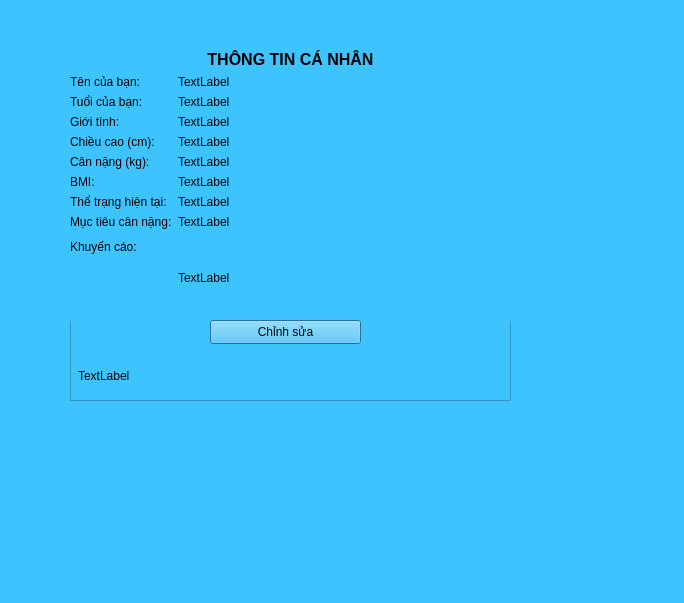
<?xml version="1.0" encoding="UTF-8"?>
<ui version="4.0">
 <class>PersonalInfo</class>
 <widget class="QDialog" name="PersonalInfo">
  <property name="geometry">
   <rect>
    <x>0</x>
    <y>0</y>
    <width>684</width>
    <height>603</height>
   </rect>
  </property>
  <property name="windowTitle">
   <string>Dialog</string>
  </property>
  <property name="styleSheet">
   <string notr="true">background-color: rgb(61, 196, 254);
color: rgb(0, 0, 0);</string>
  </property>
  <widget class="QFrame" name="frame">
   <property name="geometry">
    <rect>
     <x>70</x>
     <y>50</y>
     <width>441</width>
     <height>351</height>
    </rect>
   </property>
   <property name="frameShape">
    <enum>QFrame::StyledPanel</enum>
   </property>
   <property name="frameShadow">
    <enum>QFrame::Raised</enum>
   </property>
   <widget class="QWidget" name="verticalLayoutWidget">
    <property name="geometry">
     <rect>
      <x>0</x>
      <y>0</y>
      <width>441</width>
      <height>271</height>
     </rect>
    </property>
    <layout class="QVBoxLayout" name="verticalLayout">
     <item>
      <layout class="QFormLayout" name="formLayout">
       <item row="0" column="0" colspan="2">
        <widget class="QLabel" name="label">
         <property name="text">
          <string>&lt;html&gt;&lt;head/&gt;&lt;body&gt;&lt;p align=&quot;center&quot;&gt;&lt;span style=&quot; font-size:12pt; font-weight:700;&quot;&gt;THÔNG TIN CÁ NHÂN&lt;/span&gt;&lt;/p&gt;&lt;/body&gt;&lt;/html&gt;</string>
         </property>
        </widget>
       </item>
       <item row="1" column="0">
        <layout class="QVBoxLayout" name="verticalLayout_6">
         <item>
          <widget class="QLabel" name="label_8">
           <property name="text">
            <string>Tên của bạn:</string>
           </property>
          </widget>
         </item>
         <item>
          <widget class="QLabel" name="label_17">
           <property name="text">
            <string>Tuổi của bạn:</string>
           </property>
          </widget>
         </item>
         <item>
          <widget class="QLabel" name="label_18">
           <property name="text">
            <string>Giới tính:</string>
           </property>
          </widget>
         </item>
         <item alignment="Qt::AlignLeft">
          <widget class="QLabel" name="label_19">
           <property name="text">
            <string>Chiều cao (cm):</string>
           </property>
          </widget>
         </item>
         <item>
          <widget class="QLabel" name="label_20">
           <property name="text">
            <string>Cân nặng (kg):</string>
           </property>
          </widget>
         </item>
         <item>
          <widget class="QLabel" name="label_21">
           <property name="text">
            <string>BMI:</string>
           </property>
          </widget>
         </item>
         <item>
          <widget class="QLabel" name="label_22">
           <property name="text">
            <string>Thể trạng hiện tại:</string>
           </property>
          </widget>
         </item>
         <item>
          <widget class="QLabel" name="label_2">
           <property name="text">
            <string>Mục tiêu cân nặng:</string>
           </property>
          </widget>
         </item>
        </layout>
       </item>
       <item row="1" column="1">
        <layout class="QVBoxLayout" name="verticalLayout_7">
         <item>
          <widget class="QLabel" name="nameLabel">
           <property name="text">
            <string>TextLabel</string>
           </property>
          </widget>
         </item>
         <item>
          <widget class="QLabel" name="ageLabel">
           <property name="text">
            <string>TextLabel</string>
           </property>
          </widget>
         </item>
         <item>
          <widget class="QLabel" name="genderLabel">
           <property name="text">
            <string>TextLabel</string>
           </property>
          </widget>
         </item>
         <item>
          <widget class="QLabel" name="heightLabel">
           <property name="text">
            <string>TextLabel</string>
           </property>
          </widget>
         </item>
         <item>
          <widget class="QLabel" name="weightLabel">
           <property name="text">
            <string>TextLabel</string>
           </property>
          </widget>
         </item>
         <item>
          <widget class="QLabel" name="bmiLabel">
           <property name="text">
            <string>TextLabel</string>
           </property>
          </widget>
         </item>
         <item>
          <widget class="QLabel" name="bodyLabel">
           <property name="text">
            <string>TextLabel</string>
           </property>
          </widget>
         </item>
         <item>
          <widget class="QLabel" name="goalLabel">
           <property name="text">
            <string>TextLabel</string>
           </property>
          </widget>
         </item>
        </layout>
       </item>
       <item row="2" column="0">
        <widget class="QLabel" name="label_23">
         <property name="sizePolicy">
          <sizepolicy hsizetype="Preferred" vsizetype="Preferred">
           <horstretch>0</horstretch>
           <verstretch>1</verstretch>
          </sizepolicy>
         </property>
         <property name="text">
          <string>Khuyến cáo:</string>
         </property>
        </widget>
       </item>
       <item row="2" column="1">
        <widget class="QLabel" name="recommendationLabel">
         <property name="sizePolicy">
          <sizepolicy hsizetype="Expanding" vsizetype="Expanding">
           <horstretch>0</horstretch>
           <verstretch>1</verstretch>
          </sizepolicy>
         </property>
         <property name="text">
          <string>TextLabel</string>
         </property>
         <property name="wordWrap">
          <bool>true</bool>
         </property>
        </widget>
       </item>
      </layout>
     </item>
    </layout>
   </widget>
   <widget class="QPushButton" name="editButton">
    <property name="geometry">
     <rect>
      <x>140</x>
      <y>270</y>
      <width>151</width>
      <height>24</height>
     </rect>
    </property>
    <property name="text">
     <string>Chỉnh sửa</string>
    </property>
   </widget>
   <widget class="QLabel" name="dbstatus">
    <property name="geometry">
     <rect>
      <x>8</x>
      <y>310</y>
      <width>431</width>
      <height>31</height>
     </rect>
    </property>
    <property name="sizePolicy">
     <sizepolicy hsizetype="Expanding" vsizetype="Expanding">
      <horstretch>0</horstretch>
      <verstretch>0</verstretch>
     </sizepolicy>
    </property>
    <property name="text">
     <string>TextLabel</string>
    </property>
   </widget>
  </widget>
 </widget>
 <resources/>
 <connections/>
</ui>
